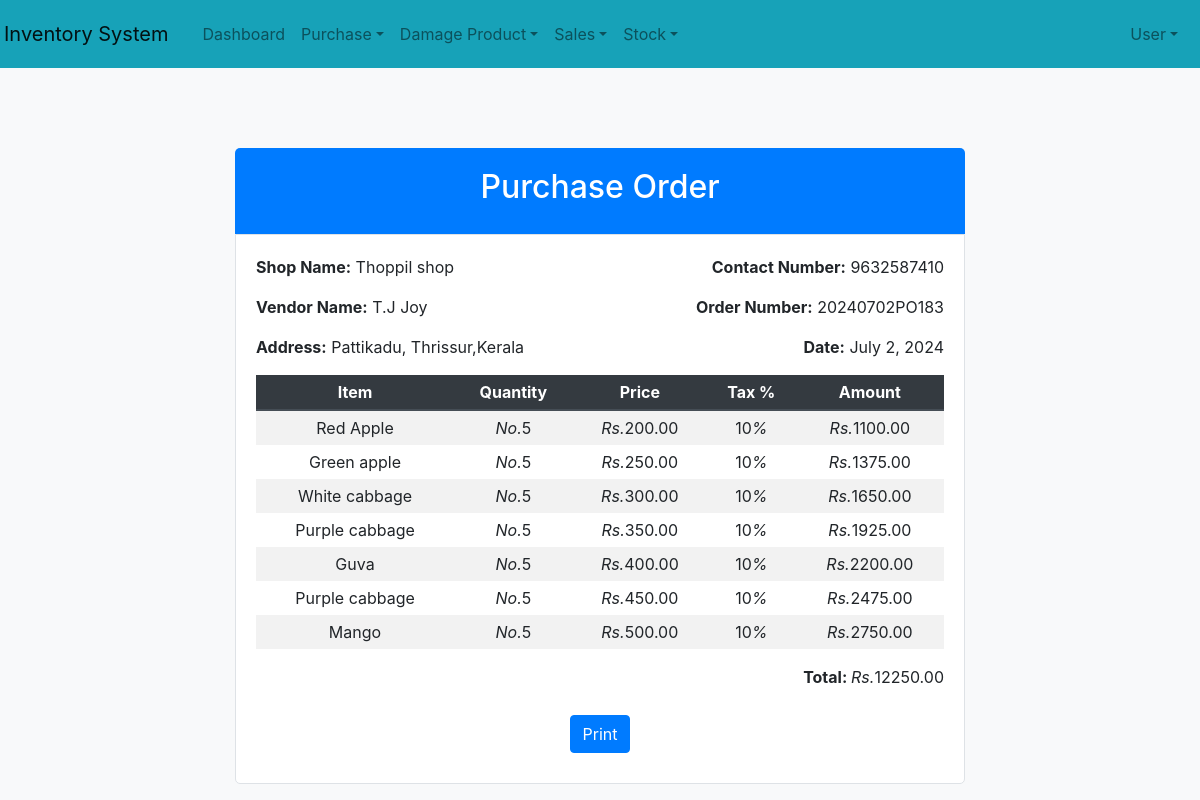
Screenshot of /Purchase/order_display/9/ with the database file from the repository.
### Purchase/models.py (models this page shows, shortened)
class purchaseorderTable(models.Model):
    pot_order_number= models.CharField(max_length=20, unique=True)
    pot_date = models.DateField(auto_now_add=True)
    pot_vendor = models.ForeignKey(vendorTable, on_delete=models.CASCADE)
    pot_items = models.ManyToManyField(itemTable, through='orderitemTable')

class vendorTable(models.Model):
    vendor_id= models.CharField(max_length=10, primary_key=True)
    vendor_shop_name= models.CharField(max_length=100)
    vendor_location= models.CharField(max_length=50)
    vendor_pin= models.CharField(max_length=6,null=True, blank=True)
    vendor_email= models.EmailField(max_length=100,null=True, blank=True)
    vendor_name= models.CharField(max_length=50)
    vendor_phone= models.CharField(max_length=10)
    vendor_GST=models.CharField(max_length=100)
    vendor_note = models.TextField()

class orderitemTable(models.Model):
    oit_purchase_order=models.ForeignKey(purchaseorderTable,on_delete=models.CASCADE)
    oit_item= models.ForeignKey(itemTable, on_delete=models.CASCADE)
    oit_quantity = models.PositiveIntegerField(null=True, blank=True)
    oit_price= models.DecimalField(max_digits=10,decimal_places=2,null=True, blank=True)
    oit_tax_percentage=models.PositiveIntegerField(null=True, blank=True)
    oit_totalprice = models.CharField(max_length=50, null=True, blank=True)

class itemTable(models.Model):
    UNIT_CHOICES = [
        ('Kilogram', 'Kg'),
        ('Pieces', 'Pcs'),
    ]
    CATEGORY_CHOICE = [
        ('Vegetables','Veg'),
        ('Fruits','Fru'),
    ]
    item_name = models.CharField(max_length=50)
    item_category = models.CharField(max_length=50, choices=CATEGORY_CHOICE)
    item_code = models.CharField(max_length=15)
    item_unit = models.CharField(max_length=15, choices=UNIT_CHOICES)
    def __str__(self):
        return self.item_name

### Purchase/views.py (the view)
# urls.py: path('order_display/<int:order_id>/', views.order_display, name="order_display"),
def order_display(request, order_id):
    order = get_object_or_404(purchaseorderTable, id=order_id)
    items = orderitemTable.objects.filter(oit_purchase_order=order)
    overall = 0
    for i in items:
        price = i.oit_price * i.oit_quantity
        tax = int((i.oit_tax_percentage / 100)) * price
        total = price + tax
        overall += total
    context = {
        'order': order,
        'items': items,
        'overall': overall,
    }
    return render(request, 'purchase/order_display.html', context)

### templates/purchase/order_display.html (shortened to what this page needs)
<!DOCTYPE html>
{% extends 'user/Index.html' %}
{% block content %}
<html lang="en">
<head>
    <link href="https://maxcdn.bootstrapcdn.com/bootstrap/4.5.2/css/bootstrap.min.css" rel="stylesheet">
</head>
<body>
    <div class="container order-container">
        <div class="row justify-content-center">
            <div class="col-md-8">
                <div class="order-header text-center">
                    <h2>Purchase Order</h2>
                </div>
                <div class="order-body">
                    <div class="row">
                        <div class="col-md-6">
                            <p><strong>Shop Name:</strong> {{ order.pot_vendor.vendor_shop_name }}</p>
                            <p><strong>Vendor Name:</strong> {{ order.pot_vendor.vendor_name }}</p>
                            <p><strong>Address:</strong> {{ order.pot_vendor.vendor_location }}</p>
                        </div>
                        <div class="col-md-6 text-md-right">
                            <p><strong>Contact Number:</strong> {{ order.pot_vendor.vendor_phone }}</p>
                            <p><strong>Order Number:</strong> {{ order.pot_order_number }}</p>
                            <p><strong>Date:</strong> {{ order.pot_date }}</p>
                        </div>
                    </div>
                    <table class="table table-striped order-table">
                        <thead class="thead-dark">
                            <tr>
                                <th>Item</th>
                                <th>Quantity</th>
                                <th>Price</th>
                                <th>Tax %</th>
                                <th>Amount</th>
                            </tr>
                        </thead>
                        <tbody>
                            {% for i in items %}
                                <tr>
                                    <td>{{ i.oit_item }}</td>
                                    <td><i>No.</i>{{i.oit_quantity}}</td>
                                    <td><i>Rs.</i>{{i.oit_price}}</td>
                                    <td>{{i.oit_tax_percentage}}<i>%</i></td>
                                    <td><i>Rs.</i>{{i.oit_totalprice}}</td>
                                </tr>
                            {% endfor %}
                        </tbody>
                    </table>
                    <div class="row">
                        <div class="col-md-12 text-md-right">
                            <p><strong>Total: </strong><i>Rs.</i>{{ overall }}</p>
                        </div>
                    </div>
                    <div class="text-center print-button">
                        <button onclick="window.print()" class="btn btn-primary">Print</button>
                    </div>
                </div>
            </div>
        </div>
    </div>
</body>
</html>
{% endblock %}

### templates/purchase/order_display.html (style rules this page uses)
body { background-color: #f8f9fa; }
.order-container { margin-top: 50px; }
.order-header { background-color: #007bff; color: white; padding: 20px; border-radius: 5px 5px 0 0; }
.order-body { background-color: white; padding: 20px; border: 1px solid #dee2e6; border-radius: 0 0 5px 5px; }
.order-table th, .order-table td { text-align: center; vertical-align: middle; border: none; padding: 5px; }
.print-button { margin: 10px 0; }

### templates/user/Index.html (style rules this page uses)
body { overflow-x: hidden; }

### rows the page displays
purchaseorderTable: pot_vendor.vendor_shop_name "Thoppil shop", pot_vendor.vendor_name "T.J Joy", pot_vendor.vendor_location "Pattikadu, Thrissur,Kerala", pot_vendor.vendor_phone "9632587410", pot_order_number "20240702PO183", pot_date "July 2, 2024"
orderitemTable: oit_item "Red Apple", oit_quantity "5", oit_price "200.00", oit_tax_percentage "10", oit_totalprice "1100.00"
orderitemTable: oit_item "Green apple", oit_quantity "5", oit_price "250.00", oit_tax_percentage "10", oit_totalprice "1375.00"
orderitemTable: oit_item "White cabbage", oit_quantity "5", oit_price "300.00", oit_tax_percentage "10", oit_totalprice "1650.00"
orderitemTable: oit_item "Purple cabbage", oit_quantity "5", oit_price "350.00", oit_tax_percentage "10", oit_totalprice "1925.00"
orderitemTable: oit_item "Guva", oit_quantity "5", oit_price "400.00", oit_tax_percentage "10", oit_totalprice "2200.00"
orderitemTable: oit_item "Purple cabbage", oit_quantity "5", oit_price "450.00", oit_tax_percentage "10", oit_totalprice "2475.00"
orderitemTable: oit_item "Mango", oit_quantity "5", oit_price "500.00", oit_tax_percentage "10", oit_totalprice "2750.00"

### other values shown
{{ overall }} "12250.00"
